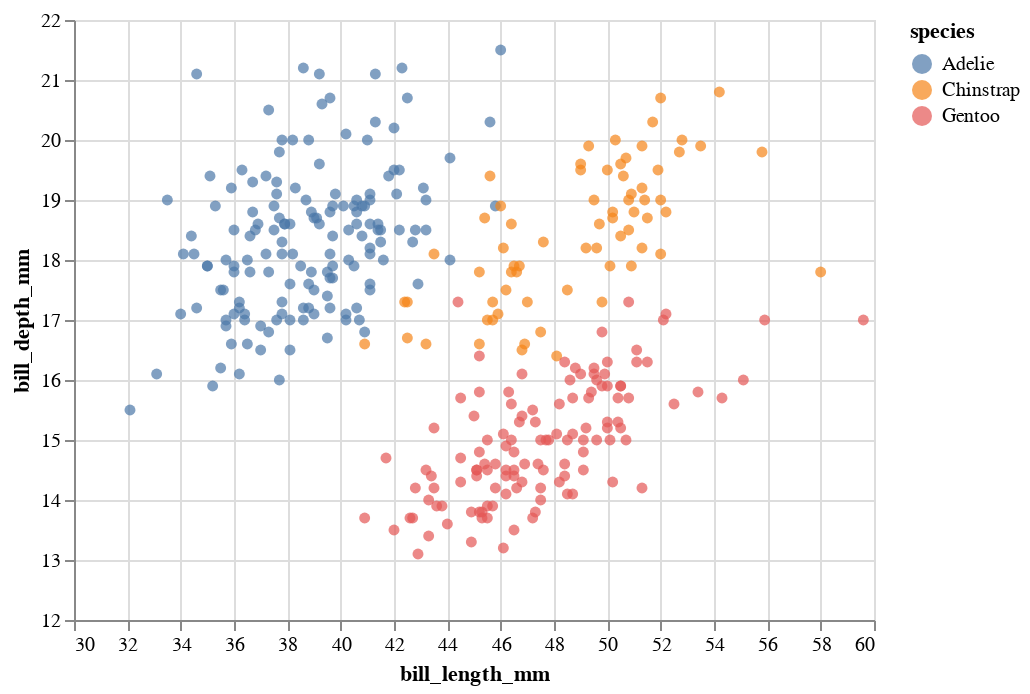

The notebook cell saved with this chart:
### Markdown cell above
`alt.Chart(df)`: This creates a new chart object using the dataframe `df`. The `df` dataframe should contain the data you want to visualize.

`.mark_circle()`: This tells Altair to represent data points as circles. It specifies the type of mark for the visualization. Altair supports a variety of marks such as `mark_bar()`, `mark_line()`, and so on.

`.encode()`: This function defines the mapping between data columns and visual encoding channels. The arguments within this function determine which column of the dataframe corresponds to which axis or aspect of the chart.

`x = "bill_length_mm"`: This sets the x-axis to the "bill_length_mm" column of the df dataframe.

`y = "bill_depth_mm"`: This sets the y-axis to the "bill_depth_mm" column of the df dataframe.

### Code cell
import altair as alt
alt.Chart(df).mark_circle().encode(
    x = alt.X("bill_length_mm",scale=alt.Scale(domain=(30, 60))),
    y = alt.X("bill_depth_mm",scale=alt.Scale(domain=(12, 22))),
    color = "species"
)

### Figure 1 — Vega-Lite specification as saved in the notebook (floating-point values rounded to 4 significant figures; data arrays with more than 128 entries replaced by an {"elided": "..."} marker saying what was removed)
{"config": {"view": {"continuousWidth": 400, "continuousHeight": 300}}, "data": {"name": "data-6503fb4fbd21ca2400956d2086879525"}, "mark": "circle", "encoding": {"color": {"field": "species", "type": "nominal"}, "x": {"field": "bill_length_mm", "scale": {"domain": [30, 60]}, "type": "quantitative"}, "y": {"field": "bill_depth_mm", "scale": {"domain": [12, 22]}, "type": "quantitative"}}, "$schema": "https://vega.github.io/schema/vega-lite/v4.17.0.json", "datasets": {"data-6503fb4fbd21ca2400956d2086879525": {"elided": "344 records"}}}
